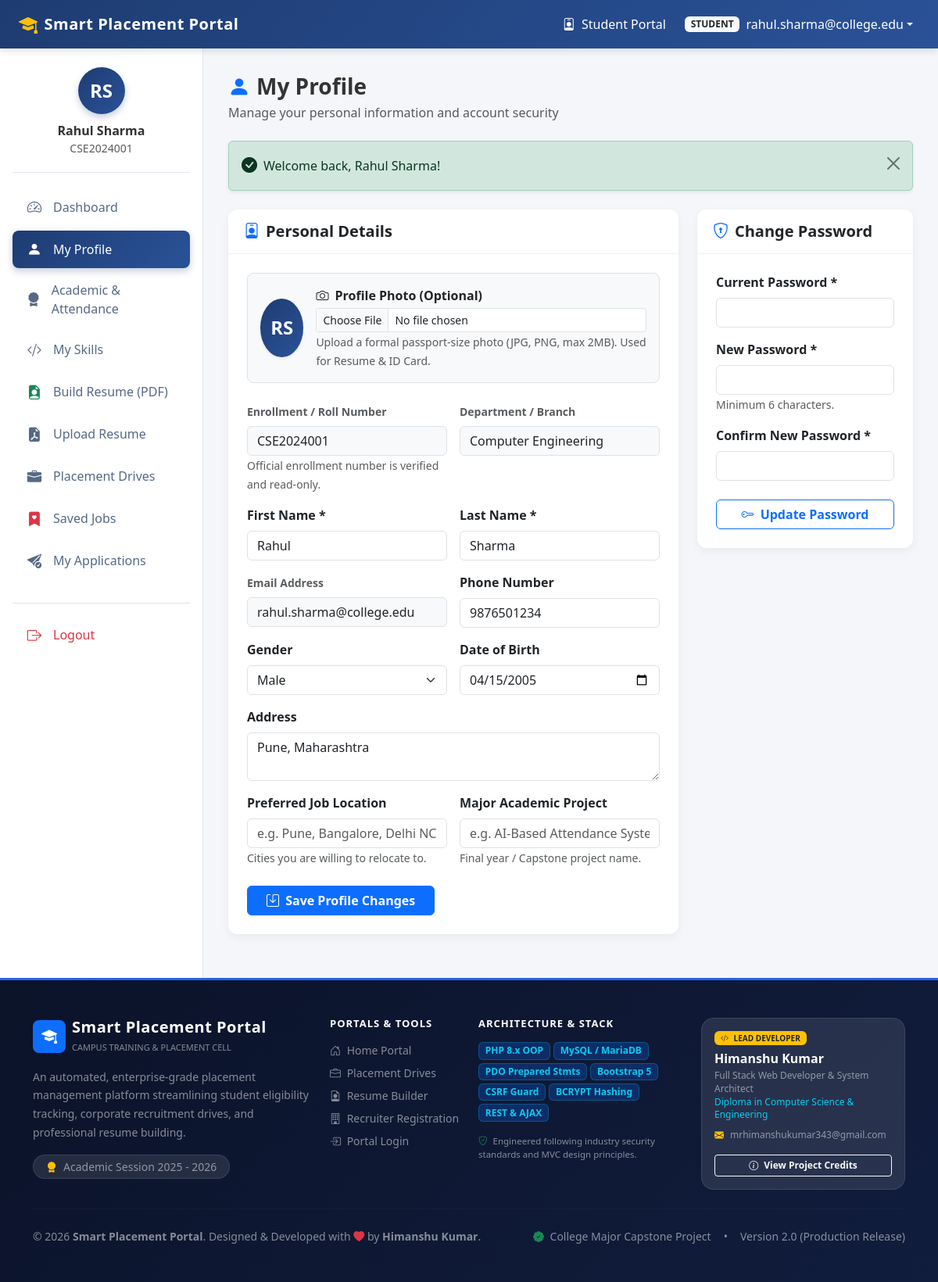
/student/profile.php (signed in), run on the app's committed database.
### tables this page shows
CREATE TABLE `students` (
  `id` int(11) NOT NULL AUTO_INCREMENT,
  `user_id` int(11) NOT NULL,
  `enrollment_no` varchar(30) NOT NULL,
  `first_name` varchar(50) NOT NULL,
  `last_name` varchar(50) NOT NULL,
  `phone` varchar(15) DEFAULT NULL,
  `department` varchar(50) NOT NULL DEFAULT 'Computer Engineering',
  `semester` int(11) NOT NULL DEFAULT 5,
  `gender` enum('Male','Female','Other') DEFAULT NULL,
  `dob` date DEFAULT NULL,
  `address` text DEFAULT NULL,
  `resume_path` varchar(255) DEFAULT NULL,
  `created_at` timestamp NOT NULL DEFAULT current_timestamp(),
  PRIMARY KEY (`id`),
  UNIQUE KEY `user_id` (`user_id`),
  UNIQUE KEY `enrollment_no` (`enrollment_no`),
  CONSTRAINT `fk_students_user` FOREIGN KEY (`user_id`) REFERENCES `users` (`id`) ON DELETE CASCADE ON UPDATE CASCADE
);

CREATE TABLE `users` (
  `id` int(11) NOT NULL AUTO_INCREMENT,
  `email` varchar(100) NOT NULL,
  `password` varchar(255) NOT NULL,
  `role` enum('admin','student','company') NOT NULL DEFAULT 'student',
  `company_id` int(11) DEFAULT NULL,
  `status` enum('active','inactive') NOT NULL DEFAULT 'active',
  `created_at` timestamp NOT NULL DEFAULT current_timestamp(),
  PRIMARY KEY (`id`),
  UNIQUE KEY `email` (`email`),
  KEY `fk_user_company` (`company_id`),
  CONSTRAINT `fk_user_company` FOREIGN KEY (`company_id`) REFERENCES `companies` (`id`) ON DELETE CASCADE
);

### config/functions.php (called while the page is built, shortened)
<?php
require_once __DIR__ . '/session.php';
function e($string) {
    return htmlspecialchars((string)($string ?? ''), ENT_QUOTES, 'UTF-8');
}
function isLoggedIn() {
    return isset($_SESSION['user_id']) && !empty($_SESSION['user_id']);
}
function isStudent() {
    return isLoggedIn() && isset($_SESSION['role']) && $_SESSION['role'] === 'student';
}
function getCurrentStudent($pdo) {
    $stmt = $pdo->prepare("
        SELECT s.*, u.email, u.status as account_status,
               a.tenth_percentage, a.twelfth_percentage, a.cgpa,
               a.active_backlogs, a.attendance_percentage
        FROM students s
        JOIN users u ON s.user_id = u.id
        LEFT JOIN academic_records a ON s.id = a.student_id
        WHERE s.user_id = :user_id
        LIMIT 1
    ");
    $stmt->execute([':user_id' => $_SESSION['user_id']]);
    return $stmt->fetch();
}

### config/session.php (called while the page is built, shortened)
<?php
function getCsrfToken() {
    return $_SESSION['csrf_token'];
}

### student/profile.php (the view, shortened to what this page needs)
<?php
require_once __DIR__ . '/../config/database.php';
require_once __DIR__ . '/../config/functions.php';
$student = getCurrentStudent($pdo);
require_once __DIR__ . '/../includes/header.php';
require_once __DIR__ . '/../includes/navbar.php';
?>
<div class="dashboard-container">
    <?php require_once __DIR__ . '/../includes/sidebar_student.php'; ?>
    <main class="portal-content">
        <div class="container-fluid p-0">
            <div class="d-flex justify-content-between align-items-center mb-4">
                <div>
                    <h3 class="fw-bold mb-1"><i class="bi bi-person-fill text-primary me-2"></i>My Profile</h3>
                    <p class="text-muted mb-0">Manage your personal information and account security</p>
                </div>
            </div>
            <?php require_once __DIR__ . '/../includes/alerts.php'; ?>
            <div class="row g-4">
                <div class="col-lg-8">
                    <div class="card card-portal">
                        <div class="card-header">
                            <h5 class="mb-0 fw-bold"><i class="bi bi-person-badge me-2 text-primary"></i>Personal Details</h5>
                        </div>
                        <div class="card-body p-4">
                            <form action="<?= BASE_URL ?>student/profile.php" method="POST" enctype="multipart/form-data" class="needs-validation">
                                <div class="d-flex align-items-center gap-3 p-3 bg-light rounded-3 mb-4 border">
                                    <?php if (!empty($student['photo_path']) && file_exists(__DIR__ . '/../' . $student['photo_path'])): ?>
                                        <img src="<?= BASE_URL . e($student['photo_path']) ?>" alt="Profile Photo" class="rounded-circle shadow-sm border border-2 border-primary" style="width: 75px; height: 75px; object-fit: cover;">
                                    <?php else: ?>
                                        <div class="rounded-circle d-flex align-items-center justify-content-center text-white fw-bold shadow-sm" style="width: 75px; height: 75px; background: linear-gradient(135deg, #1e3c72, #2a5298); font-size: 24px;">
                                            <?= strtoupper(substr($student['first_name'], 0, 1) . substr($student['last_name'], 0, 1)) ?>
                                        </div>
                                    <?php endif; ?>
                                    <div class="flex-grow-1">
                                        <label for="photo" class="form-label fw-bold mb-1"><i class="bi bi-camera me-1"></i> Profile Photo (Optional)</label>
                                        <input type="file" name="photo" id="photo" class="form-control form-control-sm" accept=".jpg,.jpeg,.png,.webp">
                                        <small class="text-muted">Upload a formal passport-size photo (JPG, PNG, max 2MB). Used for Resume & ID Card.</small>
                                    </div>
                                </div>
                                <div class="row g-3 mb-3">
                                    <div class="col-md-6">
                                        <label class="form-label text-muted small fw-bold">Enrollment / Roll Number</label>
                                        <input type="text" class="form-control bg-light" value="<?= e($student['enrollment_no']) ?>" readonly>
                                        <small class="text-muted">Official enrollment number is verified and read-only.</small>
                                    </div>
                                    <div class="col-md-6">
                                        <label class="form-label text-muted small fw-bold">Department / Branch</label>
                                        <input type="text" class="form-control bg-light" value="<?= e($student['department']) ?>" readonly>
                                    </div>
                                </div>
                                <div class="row g-3 mb-3">
                                    <div class="col-md-6">
                                        <label for="first_name" class="form-label fw-semibold">First Name *</label>
                                        <input type="text" class="form-control" id="first_name" name="first_name" value="<?= e($student['first_name']) ?>" required>
                                    </div>
                                    <div class="col-md-6">
                                        <label for="last_name" class="form-label fw-semibold">Last Name *</label>
                                        <input type="text" class="form-control" id="last_name" name="last_name" value="<?= e($student['last_name']) ?>" required>
                                    </div>
                                </div>
                                <div class="row g-3 mb-3">
                                    <div class="col-md-6">
                                        <label class="form-label text-muted small fw-bold">Email Address</label>
                                        <input type="email" class="form-control bg-light" value="<?= e($student['email']) ?>" readonly>
                                    </div>
                                    <div class="col-md-6">
                                        <label for="phone" class="form-label fw-semibold">Phone Number</label>
                                        <input type="tel" class="form-control" id="phone" name="phone" value="<?= e($student['phone']) ?>" placeholder="10-digit mobile number">
                                    </div>
                                </div>
                                <div class="row g-3 mb-3">
                                    <div class="col-md-6">
                                        <label for="gender" class="form-label fw-semibold">Gender</label>
                                        <select class="form-select" id="gender" name="gender">
                                            <option value="Male" <?= $student['gender'] === 'Male' ? 'selected' : '' ?>>Male</option>
                                        </select>
                                    </div>
                                    <div class="col-md-6">
                                        <label for="dob" class="form-label fw-semibold">Date of Birth</label>
                                        <input type="date" class="form-control" id="dob" name="dob" value="<?= e($student['dob']) ?>">
                                    </div>
                                </div>
                                <div class="mb-3">
                                    <label for="address" class="form-label fw-semibold">Address</label>
                                    <textarea class="form-control" id="address" name="address" rows="2" placeholder="Permanent Address"><?= e($student['address']) ?></textarea>
                                </div>
                                <div class="row g-3 mb-4">
                                    <div class="col-md-6">
                                        <label for="preferred_location" class="form-label fw-semibold">Preferred Job Location</label>
                                        <input type="text" class="form-control" id="preferred_location" name="preferred_location" value="<?= e($student['preferred_location'] ?? '') ?>" placeholder="e.g. Pune, Bangalore, Delhi NCR, Remote">
                                        <small class="text-muted">Cities you are willing to relocate to.</small>
                                    </div>
                                    <div class="col-md-6">
                                        <label for="project_title" class="form-label fw-semibold">Major Academic Project</label>
                                        <input type="text" class="form-control" id="project_title" name="project_title" value="<?= e($student['project_title'] ?? '') ?>" placeholder="e.g. AI-Based Attendance System">
                                        <small class="text-muted">Final year / Capstone project name.</small>
                                    </div>
                                </div>
                                <button type="submit" class="btn btn-primary px-4 fw-bold">
                                    <i class="bi bi-save me-1"></i> Save Profile Changes
                                </button>
                            </form>
                        </div>
                    </div>
                </div>
                <div class="col-lg-4">
                    <div class="card card-portal">
                        <div class="card-header">
                            <h5 class="mb-0 fw-bold"><i class="bi bi-shield-lock me-2 text-primary"></i>Change Password</h5>
                        </div>
                        <div class="card-body p-4">
                            <form action="<?= BASE_URL ?>student/profile.php" method="POST" class="needs-validation">
                                <div class="mb-3">
                                    <label for="current_password" class="form-label fw-semibold">Current Password *</label>
                                    <input type="password" class="form-control" id="current_password" name="current_password" required>
                                </div>
                                <div class="mb-3">
                                    <label for="new_password" class="form-label fw-semibold">New Password *</label>
                                    <input type="password" class="form-control" id="new_password" name="new_password" minlength="6" required>
                                    <small class="text-muted">Minimum 6 characters.</small>
                                </div>
                                <div class="mb-4">
                                    <label for="confirm_password" class="form-label fw-semibold">Confirm New Password *</label>
                                    <input type="password" class="form-control" id="confirm_password" name="confirm_password" minlength="6" required>
                                </div>
                                <button type="submit" class="btn btn-outline-primary w-100 fw-bold">
                                    <i class="bi bi-key me-1"></i> Update Password
                                </button>
                            </form>
                        </div>
                    </div>
                </div>
            </div>
        </div>
    </main>
</div>
<?php require_once __DIR__ . '/../includes/footer.php'; ?>

### includes/sidebar_student.php
<?php
$currentPage = basename($_SERVER['PHP_SELF']);
$studentInfo = getCurrentStudent($pdo);
$displayName = $studentInfo ? ($studentInfo['first_name'] . ' ' . $studentInfo['last_name']) : 'Student';
$initials = $studentInfo ? strtoupper(substr($studentInfo['first_name'], 0, 1) . substr($studentInfo['last_name'], 0, 1)) : 'ST';
?>
<aside class="portal-sidebar">
    <div class="sidebar-profile">
        <div class="avatar-circle">
            <?= e($initials) ?>
        </div>
        <h6 class="mb-0 fw-bold"><?= e($displayName) ?></h6>
        <small class="text-muted"><?= e($studentInfo['enrollment_no'] ?? 'Student Portal') ?></small>
    </div>
    <ul class="nav flex-column portal-nav">
        <li class="nav-item">
            <a class="nav-link <?= $currentPage === 'dashboard.php' ? 'active' : '' ?>" href="<?= BASE_URL ?>student/dashboard.php">
                <i class="bi bi-speedometer2"></i> Dashboard
            </a>
        </li>
        <li class="nav-item">
            <a class="nav-link <?= $currentPage === 'profile.php' ? 'active' : '' ?>" href="<?= BASE_URL ?>student/profile.php">
                <i class="bi bi-person-fill"></i> My Profile
            </a>
        </li>
        <li class="nav-item">
            <a class="nav-link <?= $currentPage === 'academics.php' ? 'active' : '' ?>" href="<?= BASE_URL ?>student/academics.php">
                <i class="bi bi-award-fill"></i> Academic & Attendance
            </a>
        </li>
        <li class="nav-item">
            <a class="nav-link <?= $currentPage === 'skills.php' ? 'active' : '' ?>" href="<?= BASE_URL ?>student/skills.php">
                <i class="bi bi-code-slash"></i> My Skills
            </a>
        </li>
        <li class="nav-item">
            <a class="nav-link <?= $currentPage === 'resume_builder.php' ? 'active' : '' ?>" href="<?= BASE_URL ?>student/resume_builder.php">
                <i class="bi bi-file-earmark-person-fill text-success"></i> Build Resume (PDF)
            </a>
        </li>
        <li class="nav-item">
            <a class="nav-link <?= $currentPage === 'resume.php' ? 'active' : '' ?>" href="<?= BASE_URL ?>student/resume.php">
                <i class="bi bi-file-earmark-pdf-fill"></i> Upload Resume
            </a>
        </li>
        <li class="nav-item">
            <a class="nav-link <?= in_array($currentPage, ['drives.php', 'drive_details.php']) ? 'active' : '' ?>" href="<?= BASE_URL ?>student/drives.php">
                <i class="bi bi-briefcase-fill"></i> Placement Drives
            </a>
        </li>
        <li class="nav-item">
            <a class="nav-link <?= $currentPage === 'saved_jobs.php' ? 'active' : '' ?>" href="<?= BASE_URL ?>student/saved_jobs.php">
                <i class="bi bi-bookmark-heart-fill text-danger"></i> Saved Jobs
            </a>
        </li>
        <li class="nav-item">
            <a class="nav-link <?= $currentPage === 'my_applications.php' ? 'active' : '' ?>" href="<?= BASE_URL ?>student/my_applications.php">
                <i class="bi bi-send-check-fill"></i> My Applications
            </a>
        </li>
        <li class="nav-item mt-4 pt-3 border-top">
            <a class="nav-link text-danger" href="<?= BASE_URL ?>auth/logout.php?csrf=<?= getCsrfToken() ?>">
                <i class="bi bi-box-arrow-right"></i> Logout
            </a>
        </li>
    </ul>
</aside>

### data on the page
students: initials "RS", displayName "Rahul Sharma", enrollment_no "CSE2024001", first_name+last_name "RS", department "Computer Engineering", first_name "Rahul", last_name "Sharma", user.email "rahul.sharma@college.edu", phone "9876501234", gender "Male", dob "04/15/2005", address "Pune, Maharashtra"

### other printed values
$_SESSION['role'] "STUDENT"
$_SESSION['email'] "rahul.sharma@college.edu"
$message "Welcome back, Rahul Sharma!"
APP_NAME "Smart Placement Portal"
